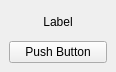
<?xml version="1.0" encoding="UTF-8"?>
<ui version="4.0">
 <class>MainWindow</class>
 <widget class="QMainWindow" name="MainWindow">
  <property name="geometry">
   <rect>
    <x>0</x>
    <y>0</y>
    <width>116</width>
    <height>72</height>
   </rect>
  </property>
  <property name="windowTitle">
   <string>MainWindow</string>
  </property>
  <widget class="QWidget" name="centralwidget">
   <layout class="QVBoxLayout" name="verticalLayout">
    <item>
     <widget class="QLabel" name="label">
      <property name="text">
       <string>Label</string>
      </property>
      <property name="alignment">
       <set>Qt::AlignCenter</set>
      </property>
     </widget>
    </item>
    <item>
     <widget class="QPushButton" name="pushButton">
      <property name="text">
       <string>Push Button</string>
      </property>
     </widget>
    </item>
   </layout>
  </widget>
 </widget>
 <resources/>
 <connections/>
</ui>
